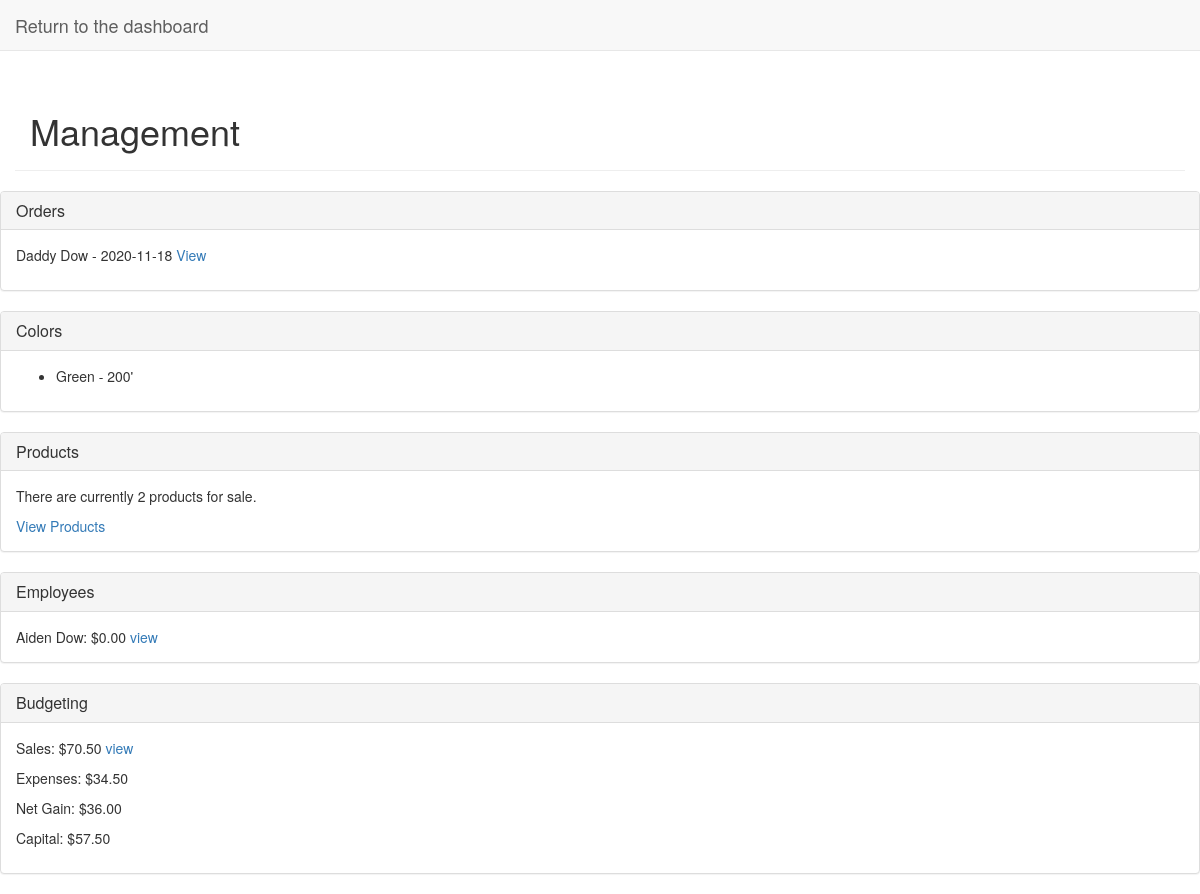
Screenshot of /manage/ with the database file from the repository.
### management/models.py (models this page shows, shortened)
class Order(models.Model):
    customer = models.ForeignKey(Customer, on_delete=models.PROTECT)
    due_date = models.DateField(blank=True, null=True)
    sale = models.OneToOneField(Sale, blank=True, null=True, on_delete=models.PROTECT)
    def __str__(self):
        return self.customer.full_name + " - " + str(self.due_date)

class Customer(models.Model):
    full_name = models.CharField(max_length=200)
    phone_number = models.CharField(max_length=11, blank=True, validators=[MinLengthValidator])
    address = models.TextField(max_length=1000, blank=True)
    email = models.EmailField(blank=True)
    normal_wrist_size = models.IntegerField(default=0) # in inches

class Color(models.Model):
    name = models.CharField(max_length=200)
    estimated_length = models.IntegerField() # in Feet
    purchase_record = models.ForeignKey(Material, on_delete=models.PROTECT)
    def __str__(self):
        return self.name

class Employee(models.Model):
    name = models.CharField(max_length=200)
    amount_owed = models.DecimalField(max_digits=4, decimal_places=2, default=0)

### management/views.py (the view)
# urls.py: path('manage/', views.manage, name="dashboard"),
def manage(request):
    orders = Order.objects.order_by("due_date")
    colors = Color.objects.order_by("name")
    employees = Employee.objects.order_by("amount_owed").reverse()
    num_products = len(Product.objects.all())
    total_sales = Sale.objects.aggregate(Sum("revenue"))["revenue__sum"]
    total_expenses = Material.objects.aggregate(Sum("price"))["price__sum"]
    gain = total_sales - total_expenses
    capital = find_capital()
    context = {
        "orders":orders,
        "colors":colors,
        "employees":employees,
        "products":num_products,
        "sales":total_sales,
        "expenses":total_expenses,
        "gain":gain,
        "capital":capital
    }
    return render(request, "management/dashboard.html", context)

### management/models.py (called while the page is built)
    @property
    def value(self):
        return self.our_price * self.quantity

### management/queries.py (called while the page is built)
def find_capital():
    subtotal = Material.objects.filter(expended=False).aggregate(Sum("price"))["price__sum"]
    for product in StoreProduct.objects.all():
        subtotal += product.value
    return subtotal

### management/templates/management/dashboard.html
{% extends 'management/base.html' %}
{% block content %}
    <div class="page-header container">
        <h1>Management</h1>
    </div>
    <div class="panel panel-default">
        <div class="panel-heading">
            <h3 class="panel-title">Orders</h3>
        </div>
        <div class="panel-body">
            {% for order in orders %}
                <p>{{order}} <a href="{% url 'view_order' order.id %}">View</a></p>
            {% empty %}
                <p>No outstanding orders. Time to get more business!</p>
            {% endfor %}
        </div>
    </div>
    <div class="panel panel-default">
        <div class="panel-heading">
            <h3 class="panel-title">Colors</h3>
        </div>
        <div class="panel-body">
            <ul>
            {% for color in colors %}
                <li>{{color}} - {{color.estimated_length}}'</li>
            {% endfor %}
            </ul>
        </div>
    </div>
    <div class="panel panel-default">
        <div class="panel-heading">
            <h3 class="panel-title">Products</h3>
        </div>
        <div class="panel-body">
            <p>There are currently {{products}} products for sale.</p>
            <a href="{% url 'products' %}">View Products</a>
        </div>
    </div>
    <div class="panel panel-default">
        <div class="panel-heading">
            <h3 class="panel-title">Employees</h3>
        </div>
        <div class="panel-body">
            {% for employee in employees %}
                {{employee.name}}: ${{employee.amount_owed|floatformat:2}}
                <a href="{% url 'view_employee' employee.id %}">view</a>
            {% endfor %}
        </div>
    </div>
    <div class="panel panel-default">
        <div class="panel-heading">
            <h3 class="panel-title">Budgeting</h3>
        </div>
        <div class="panel-body">
            <p>Sales: ${{sales|floatformat:2}} <a href="{% url 'sales' %}">view</a></p>
            <p>Expenses: ${{expenses|floatformat:2}}</p>
            <p>Net Gain: ${{gain|floatformat:2}}</p>
            <p>Capital: ${{capital|floatformat:2}}</p>
        </div>
    </div>
{% endblock content %}

### rows the page displays
Order: customer+due_date "Daddy Dow - 2020-11-18"
Color: name "Green", estimated_length "200"
Employee: name "Aiden Dow", amount_owed "0.00"

### other values shown
{{ products }} "2"
{{ sales|floatformat:2 }} "70.50"
{{ expenses|floatformat:2 }} "34.50"
{{ gain|floatformat:2 }} "36.00"
{{ capital|floatformat:2 }} "57.50"
